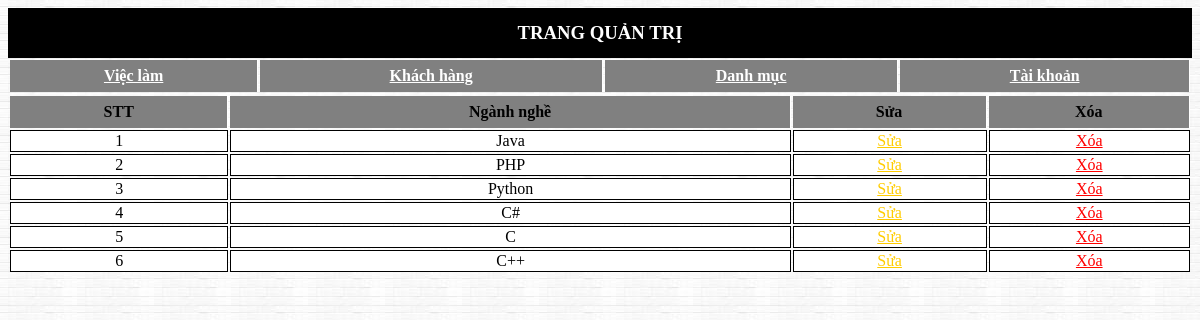
Page /listwork.php on the committed database.
### tables this page shows
CREATE TABLE `listwork` (
  `id_list` int(11) NOT NULL,
  `name_work` varchar(64) NOT NULL
);

### listwork.php (the view, shortened to what this page needs)
<?php
require './header.php';
?>
<div id="listwork">
	<table>
		<tr >
			<th>STT</th>
			<th>Ngành nghề</th>
			<th>Sửa</th>
     		 <th>Xóa</th>
		</tr>
		<?php
           require_once './connection.php';
               $stt=1;
                $rows = array();
               $result=mysqli_query($connect,"SELECT `id_list`, `name_work` FROM `listwork` ");
               while ($data = mysqli_fetch_assoc($result))
               { $rows[] = $data;
                   echo"<tr>";
                    echo"<td >$stt</td>";
                    echo"<td >$data[name_work]</td>";
                    echo " <td><a style='color: #ffcc00' href='edit_sanpham.php?id=$data[id_list]'>Sửa</a></td>";
                    echo"<td><a style='color: red' href='delete_sanpham.php?id=$data[id_list] '>Xóa</a></td>";
                echo"</tr>";
                $stt++;
               }
                        ?>
	</table>
</div>
</body>
</html>

### styleAPI.css (style rules this page uses)
body { background-image: url("bg1.jpg"); }
#listwork table { width: 100% }
#listwork th { border-right: 1px solid #fff; text-align: center; background: gray; line-height: 30px; box-sizing: border-box; }
#listwork td { text-align: center; border: 1px solid black; background-color: white; }

### rows in the picture
listwork: name_work "Java"
listwork: name_work "PHP"
listwork: name_work "Python"
listwork: name_work "C#"
listwork: name_work "C"
listwork: name_work "C++"
